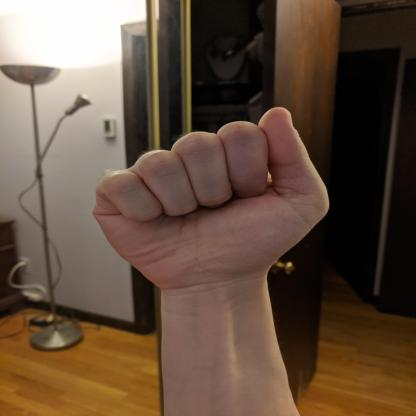
#> input picture SystemCode/data/A.jpg, 416 x 416 px
$ python -i datasets.py   (imports and definitions only)
#> lines starting #> are read from the running program, lines starting #| are printed output that depends on the picture
#> further down, picture is the input picture: shape (416, 416, 3); mean B, G, R 61.8, 77.8, 98.5
import os
import cv2
import random
import numpy as np

import torch
from torch.utils import data
from torch.utils.data import Dataset

# [28 lines left out: functions contrast_and_brightness, motion_blur, not called in this run]

def augment_hsv(img, hgain = 0.0138, sgain = 0.678, vgain = 0.36):
#> called with hgain = 0.0138, sgain = 0.678, vgain = 0.36
    r = np.random.uniform(-1, 1, 3) * [hgain, sgain, vgain] + 1  # random gains
    hue, sat, val = cv2.split(cv2.cvtColor(img, cv2.COLOR_BGR2HSV))
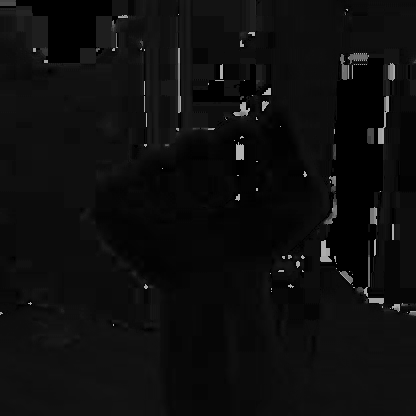
#> hue: shape (416, 416); min 0, max 179, mean 13.7
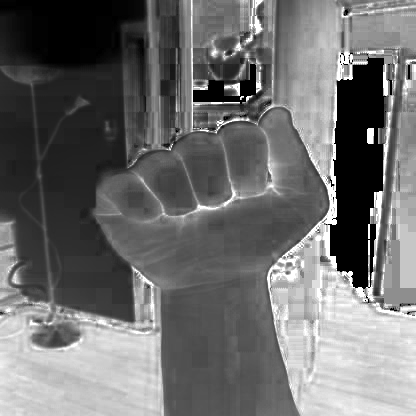
#> sat: shape (416, 416); min 0, max 255, mean 109.7
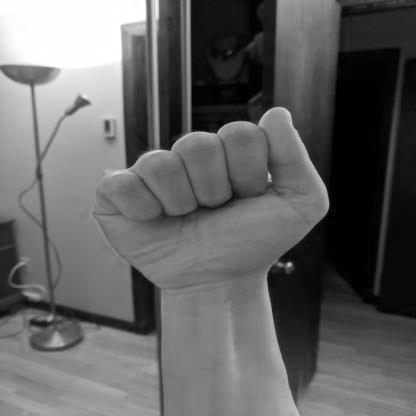
#> val: shape (416, 416); min 0, max 255, mean 98.5
    dtype = img.dtype  # uint8

    x = np.arange(0, 256, dtype=np.int16)
    lut_hue = ((x * r[0]) % 180).astype(dtype)
    lut_sat = np.clip(x * r[1], 0, 255).astype(dtype)
#> lut_sat = 256 values from 0 to 255
    lut_val = np.clip(x * r[2], 0, 255).astype(dtype)
#> lut_val = 256 values from 0 to 255

    img_hsv = cv2.merge((cv2.LUT(hue, lut_hue), cv2.LUT(sat, lut_sat), cv2.LUT(val, lut_val))).astype(dtype)
#> img_hsv: shape (416, 416, 3); mean H, S, V 13.7, 136.3, 104.6
    img = cv2.cvtColor(img_hsv, cv2.COLOR_HSV2BGR)  # no return needed
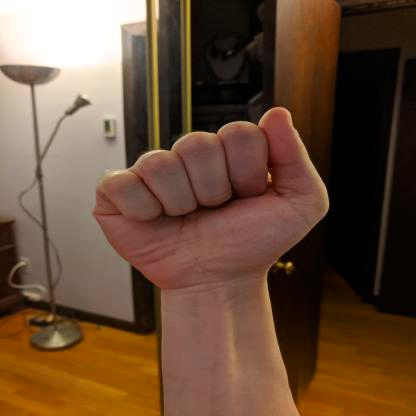
#> img: shape (416, 416, 3); mean B, G, R 55.1, 76.3, 104.5
    return img


# [22 lines left out: functions random_resize, img_aug, collate_fn, not called in this run]

class TensorDataset():
    # [55 lines left out: functions __init__, __getitem__, not called in this run]

    def __len__(self):
        return len(self.data_list)


# [5 lines not run here, left out]

>>> import cv2
>>> picture = cv2.imread('../data/A.jpg')
>>> result = augment_hsv(picture)
